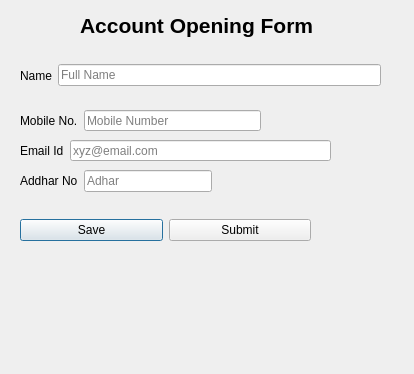
<?xml version="1.0" encoding="UTF-8"?>
<ui version="4.0">
 <class>AccountOpen</class>
 <widget class="QDialog" name="AccountOpen">
  <property name="geometry">
   <rect>
    <x>0</x>
    <y>0</y>
    <width>414</width>
    <height>374</height>
   </rect>
  </property>
  <property name="windowTitle">
   <string>Dialog</string>
  </property>
  <widget class="QLabel" name="label">
   <property name="geometry">
    <rect>
     <x>80</x>
     <y>10</y>
     <width>281</width>
     <height>31</height>
    </rect>
   </property>
   <property name="font">
    <font>
     <pointsize>16</pointsize>
     <weight>75</weight>
     <bold>true</bold>
    </font>
   </property>
   <property name="text">
    <string>Account Opening Form</string>
   </property>
  </widget>
  <widget class="QWidget" name="">
   <property name="geometry">
    <rect>
     <x>20</x>
     <y>60</y>
     <width>361</width>
     <height>31</height>
    </rect>
   </property>
   <layout class="QHBoxLayout" name="horizontalLayout">
    <item>
     <widget class="QLabel" name="label_2">
      <property name="text">
       <string>Name</string>
      </property>
     </widget>
    </item>
    <item>
     <widget class="QLineEdit" name="lineEdit">
      <property name="placeholderText">
       <string>Full Name</string>
      </property>
     </widget>
    </item>
   </layout>
  </widget>
  <widget class="QWidget" name="">
   <property name="geometry">
    <rect>
     <x>20</x>
     <y>140</y>
     <width>311</width>
     <height>21</height>
    </rect>
   </property>
   <layout class="QHBoxLayout" name="horizontalLayout_4">
    <item>
     <widget class="QLabel" name="label_5">
      <property name="text">
       <string>Email Id</string>
      </property>
     </widget>
    </item>
    <item>
     <widget class="QLineEdit" name="lineEdit_4">
      <property name="placeholderText">
       <string>xyz@email.com</string>
      </property>
     </widget>
    </item>
   </layout>
  </widget>
  <widget class="QWidget" name="">
   <property name="geometry">
    <rect>
     <x>20</x>
     <y>110</y>
     <width>241</width>
     <height>21</height>
    </rect>
   </property>
   <layout class="QHBoxLayout" name="horizontalLayout_2">
    <item>
     <widget class="QLabel" name="label_3">
      <property name="text">
       <string>Mobile No.</string>
      </property>
     </widget>
    </item>
    <item>
     <widget class="QLineEdit" name="lineEdit_2">
      <property name="placeholderText">
       <string>Mobile Number</string>
      </property>
     </widget>
    </item>
   </layout>
  </widget>
  <widget class="QWidget" name="">
   <property name="geometry">
    <rect>
     <x>20</x>
     <y>170</y>
     <width>192</width>
     <height>22</height>
    </rect>
   </property>
   <layout class="QHBoxLayout" name="horizontalLayout_5">
    <item>
     <widget class="QLabel" name="label_6">
      <property name="text">
       <string>Addhar No</string>
      </property>
     </widget>
    </item>
    <item>
     <widget class="QLineEdit" name="lineEdit_5">
      <property name="placeholderText">
       <string>Adhar</string>
      </property>
     </widget>
    </item>
   </layout>
  </widget>
  <widget class="QWidget" name="">
   <property name="geometry">
    <rect>
     <x>20</x>
     <y>210</y>
     <width>291</width>
     <height>41</height>
    </rect>
   </property>
   <layout class="QHBoxLayout" name="horizontalLayout_3">
    <item>
     <widget class="QPushButton" name="pushButton">
      <property name="text">
       <string>Save</string>
      </property>
     </widget>
    </item>
    <item>
     <widget class="QPushButton" name="pushButton_2">
      <property name="text">
       <string>Submit</string>
      </property>
     </widget>
    </item>
   </layout>
  </widget>
 </widget>
 <resources/>
 <connections/>
</ui>
